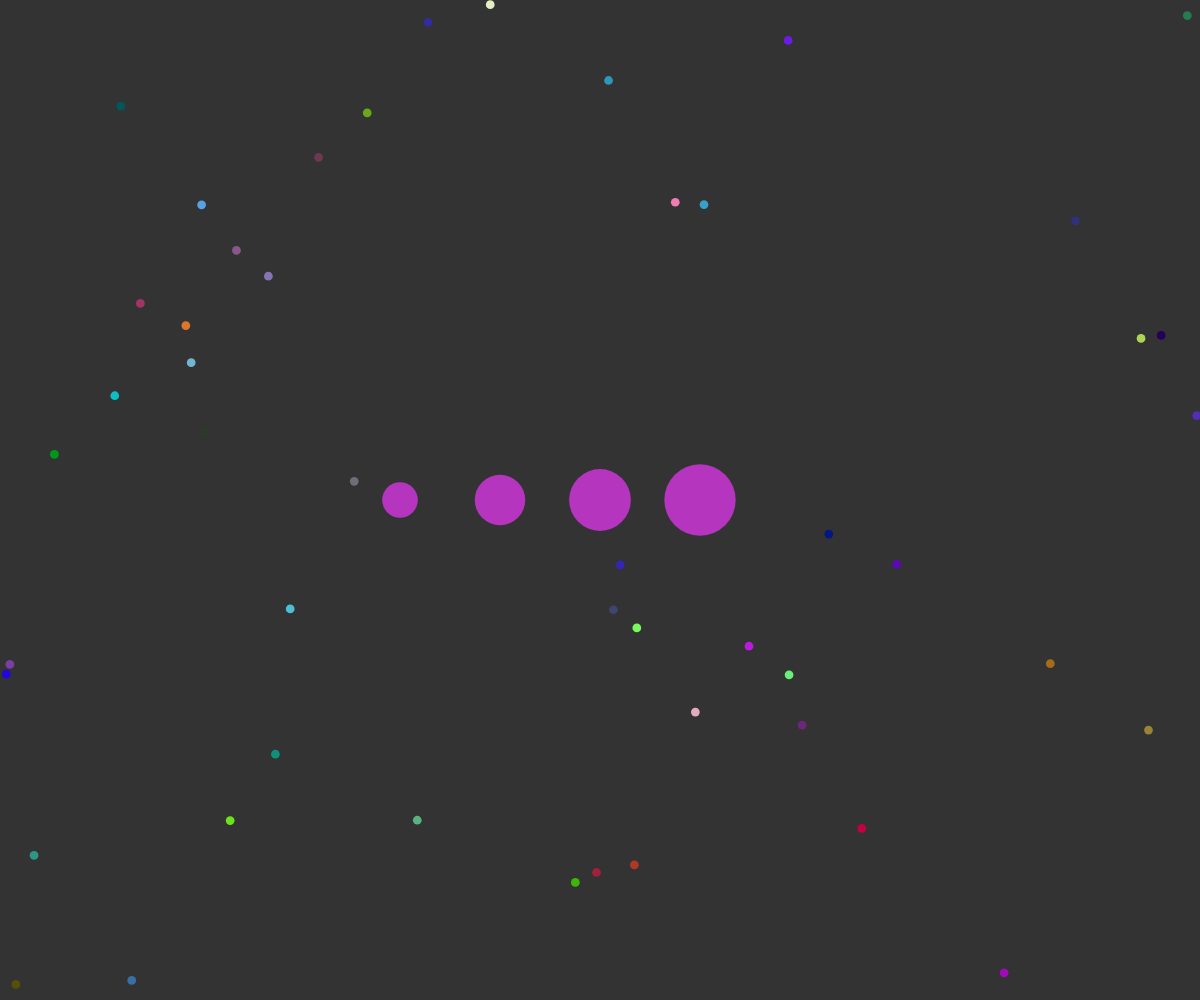
Frame 1 (no input)
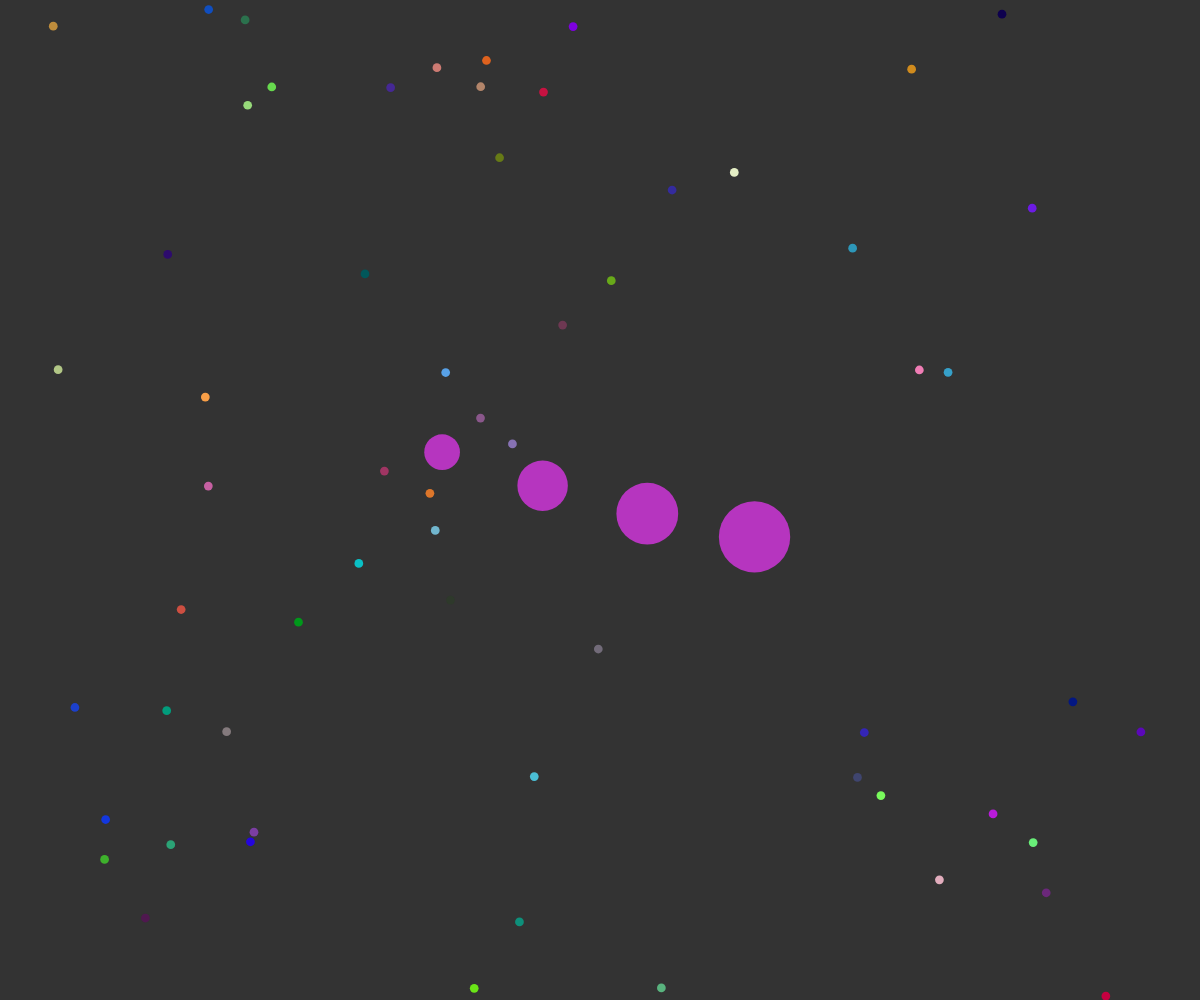
Frame 60 (no input)
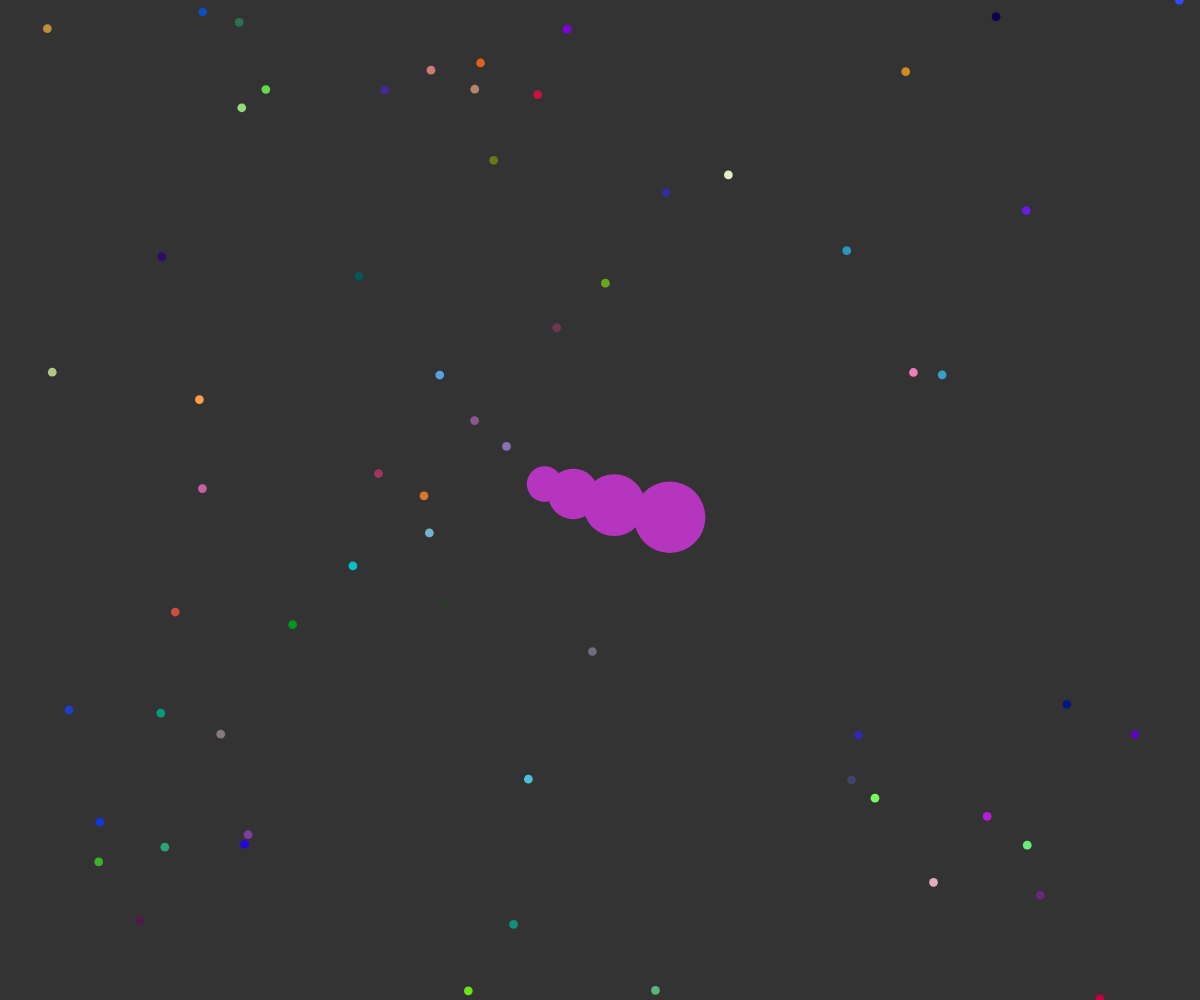
Frame 120 (the mouse pressed at the canvas centre since frame 60)

The p5.js sketch that drew these frames (run headless with seeded random() and noise() and a simulated clock; from frame 60 on, the mouse is pressed at the canvas centre):

// p5.js sketch
// ── sketch.js
var blobs = [];
var food = [];

var col;

var leftBound  = -3000;
var rightBound =  3000;
var topBound   = -3000;
var botBound   =  3000;

var xCenter = 0;
var yCenter = 0;

function setup() {
  createCanvas(window.innerWidth,window.innerHeight);

  col = color(random(255),random(255),random(255));

  blobs.push(new Blob(-200,0,1000));
  blobs.push(new Blob(-100,0,2000));
  blobs.push(new Blob(0,0,3000));
  blobs.push(new Blob(100,0,4000));


  for (var i = 0; i < 1500; i++) {
    food.push(new Food(random(leftBound,rightBound),random(topBound,botBound)));
  }

  textAlign(CENTER);
}

function draw() {
  background(51);

  for (var i = 0; i < food.length; i++) {
    var current = food[i];
    current.show();
  }

  var xTotal = 0;
  var yTotal = 0;

  for (var i = 0; i < blobs.length; i++) {
    var current = blobs[i];

    xTotal += current.x;
    yTotal += current.y;

    if (current.x < leftBound)  current.x = leftBound;
    if (current.y < topBound)   current.y = topBound;
    if (current.x > rightBound) current.x = rightBound;
    if (current.y > botBound)   current.y = botBound;

    current.update();
    current.eat();
    current.grow();
    current.show();
    current.move();
  }

  xCenter = xTotal/blobs.length;
  yCenter = yTotal/blobs.length;

  // strokeWeight(8);
  // stroke(255,0,0);
  // noFill();
  // rect(
  //   leftBound - blob.x + width/2,
  //   topBound - blob.y + height/2,
  //   rightBound - leftBound,
  //   botBound - topBound
  // );
}


function keyPressed() {
  if (key == " ") {
    for (var i = blobs.length - 1; i >= 0; i--) {
      blobs[i].split();
    }
  }
}

// ── blob.js
function Blob(x,y,m) {
  this.x = x;
  this.y = y;
  this.m = m;
  this.r;

  this.convergeTime = this.m*0.5;
  this.countingDown = true;

  this.xdiff;
  this.ydiff;
  this.dir;

  this.speed;

  this.projectedMass = this.m;
  this.toGrow = 0;
  this.inc = 0;

  this.ejectDistance = 0;
  this.ejectHeading;

  this.update = function() {
    if (this.m < 1000) {
      this.m = 1000;
    }
    this.r = sqrt(this.m/PI);
    this.speed = pow(1.0001,-1*(this.m - 45445)) + 15; //https://www.desmos.com/calculator/q1blvxsttk

    this.xdiff = mouseX - (this.x - xCenter + width/2);
    this.ydiff = mouseY - (this.y - yCenter + height/2);

    this.dir = createVector(this.speed*this.xdiff/5000,this.speed*this.ydiff/5000);
    this.dir.limit(this.speed/20);

    if (this.convergeTime <= 0) {
      this.countingDown = false;
    }

    if (this.countingDown) {
      this.convergeTime--;
    } else {
      this.convergeTime = this.m*0.5;
    }
  }

  this.eat = function() {
    for (var i = 0; i < food.length; i++) {
      var current = food[i];
      if (dist(this.x,this.y,current.x,current.y) < this.r) {
        this.projectedMass += current.m;
        this.toGrow = this.projectedMass - this.m;
        this.inc = this.toGrow/60;
        food.splice(i,1);
        food.push(new Food(random(leftBound,rightBound),random(topBound,botBound)));
        return;
      }
    }
    for (var i = 0; i < blobs.length; i++) {
      var current = blobs[i];
      if (current != this) {
        if (!this.countingDown && !current.countingDown) {
          if (dist(this.x,this.y,current.x,current.y) < (this.r - current.r)*1.8) {
            this.projectedMass += current.m;
            this.toGrow = this.projectedMass - this.m;
            this.inc = this.toGrow/60;
            blobs.splice(i,1);
            this.countingDown = true;
            return;
          }
        }
      }
    }
  }

  this.grow = function() {
    if (this.toGrow > 0) {
      this.m += this.inc;
      this.toGrow -= this.inc;
    } else {
      this.toGrow = 0;
      this.projectedMass = this.m;
      this.m = round(this.m);
    }
  }

  this.move = function() {
    var requestDir = this.dir;
    var moveDir;
    var wVectors = [];

    for (var i = 0; i < blobs.length; i++) {
      var other = blobs[i];
      if (other != this) {
        if (dist(this.x,this.y,other.x,other.y) < this.r + other.r) { // collide
          if (this.countingDown || other.countingDown) {
            var a = requestDir;
            var b = createVector(this.x - other.x,this.y - other.y);
            var angle = p5.Vector.angleBetween(a,b);
            if (angle > PI/2 && angle < 3*PI) {
              var bUnit = b; // Normalized below.
              var gap = abs(dist(this.x,this.y,other.x,other.y) - (this.r + other.r));
              var w = bUnit.normalize().mult(p5.Vector.dot(a,b)/b.mag()*gap/10);

              wVectors.push(w);
            }
          }
        }
      }
    }
    if (wVectors.length == 0) { // no collisions
      moveDir = requestDir;
    } else {
      var xTotal = 0;
      var yTotal = 0;
      for (var i = 0; i < wVectors.length; i++) {
        var current = wVectors[i];
        xTotal += current.x;
        yTotal += current.y;
      }
      var z = p5.Vector.sub(requestDir,createVector(xTotal/wVectors.length,yTotal/wVectors.length));
      z.limit(this.speed/20);

      moveDir = z;
    }
    this.x += moveDir.x;
    this.y += moveDir.y;

    if (this.ejectDistance > 0) {
      var xMove = cos(this.ejectHeading)*12;
      var yMove = sin(this.ejectHeading)*12;
      this.x += xMove;
      this.y += yMove;
      this.ejectDistance -= sqrt(pow(xMove,2) + pow(yMove,2));
    } else {
      this.ejectDistance = 0;
    }
  }

  this.show = function() {
    noStroke();
    fill(col);
    ellipse(this.x - xCenter + width/2,this.y - yCenter + height/2,this.r*2);
  }

  this.split = function() {
    if (this.m >= 3500 && blobs.length <= 16) {
      var blobToEject = new Blob(this.x,this.y,this.m/2);
      blobToEject.ejectDistance = sqrt(this.r)*32;
      blobToEject.ejectHeading = this.dir.heading();

      blobs.push(blobToEject);

      this.m = this.m/2;
    }
  }
}




/*

if (blobs.length > 1) {
  var zVectors = [];
  for (var i = 0; i < blobs.length; i++) {
    var other = blobs[i];
    if (other != this) {
      if (dist(this.x,this.y,other.x,other.y) < this.r + other.r) {
        var a = this.dir;
        var b = createVector(this.x - other.x,this.y - other.y);

        var angle = p5.Vector.angleBetween(a,b);
        if (angle > PI/2 && angle < 3*PI) {
          var bUnit = b; // Normalized below.
          var w = bUnit.normalize().mult(p5.Vector.dot(a,b)/b.mag());
          var z = p5.Vector.sub(a,w);
          z.limit(this.speed/20);

          stroke(0,255,0);
          strokeWeight(4);

          zVectors.push(z);
        } else {
          this.x += this.dir.x;
          this.y += this.dir.y;
        }
      } else {
        this.x += this.dir.x;
        this.y += this.dir.y;
      }
    }
  }
  var xTotal = 0;
  var yTotal = 0;
  for (var i = 0; i < zVectors.length; i++) {
    var current = zVectors[i];
    xTotal += current.x;
    yTotal += current.y;
  }
  var z = createVector(xTotal/zVectors.length,yTotal/zVectors.length);

  this.x += z.x;
  this.y += z.y;
} else {
  this.x += this.dir.x;
  this.y += this.dir.y;
}

if (this.ejectDistance > 0) {
  var xMove = cos(this.ejectHeading)*12;
  var yMove = sin(this.ejectHeading)*12;
  this.x += xMove;
  this.y += yMove;
  this.ejectDistance -= sqrt(pow(xMove,2) + pow(yMove,2));
} else {
  this.ejectDistance = 0;
}

*/












// line(
//   this.x - xCenter + width/2,
//   this.y - yCenter + height/2,
//   z.x*50 + this.x - xCenter + width/2,
//   z.y*50 + this.y - yCenter + height/2
// );
// stroke(255,0,0);
// line(
//   this.x - xCenter + width/2,
//   this.y - yCenter + height/2,
//   a.x*50 + this.x - xCenter + width/2,
//   a.y*50 + this.y - yCenter + height/2
// );
// stroke(0,0,255);
// line(
//   other.x - xCenter + width/2,
//   other.y - yCenter + height/2,
//   b.x*50 + other.x - xCenter + width/2,
//   b.y*50 + other.y - yCenter + height/2
// );
// stroke(255,255,0);
// line(
//   other.x - xCenter + width/2,
//   other.y - yCenter + height/2,
//   w.x*50 + other.x - xCenter + width/2,
//   w.y*50 + other.y - yCenter + height/2
// );

// ── food.js
function Food(x,y) {
  this.x = x;
  this.y = y;
  this.m = 60;
  this.r = sqrt(this.m/PI);

  this.color = color(random(255),random(255),random(255));

  this.show = function() {
    this.displayX = this.x - xCenter + width/2;
    this.displayY = this.y - yCenter + height/2;

    if (this.displayX >= 0 && this.displayX <= width && this.displayY >= 0 && this.displayY <= height) {
      noStroke();
      fill(this.color);
      ellipse(this.displayX,this.displayY,this.r*2);
      // fill(0);
      // text((this.x,"     ",this.y),this.displayX,this.displayY);
    }
  }
}
